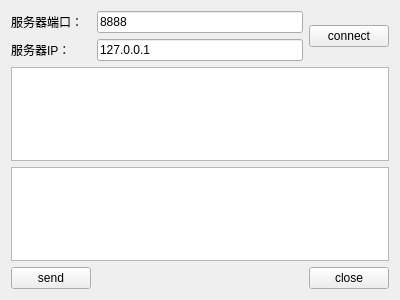
<?xml version="1.0" encoding="UTF-8"?>
<ui version="4.0">
 <class>ClientWidget</class>
 <widget class="QWidget" name="ClientWidget">
  <property name="geometry">
   <rect>
    <x>0</x>
    <y>0</y>
    <width>400</width>
    <height>300</height>
   </rect>
  </property>
  <property name="windowTitle">
   <string>Form</string>
  </property>
  <layout class="QGridLayout" name="gridLayout">
   <item row="3" column="0" colspan="3">
    <widget class="QTextEdit" name="textEditWrite"/>
   </item>
   <item row="1" column="1">
    <widget class="QLineEdit" name="lineEditIP">
     <property name="text">
      <string>127.0.0.1</string>
     </property>
    </widget>
   </item>
   <item row="4" column="0">
    <widget class="QPushButton" name="buttonSend">
     <property name="text">
      <string>send</string>
     </property>
    </widget>
   </item>
   <item row="4" column="2">
    <widget class="QPushButton" name="buttonClose">
     <property name="text">
      <string>close</string>
     </property>
    </widget>
   </item>
   <item row="0" column="1">
    <widget class="QLineEdit" name="lineEditPort">
     <property name="text">
      <string>8888</string>
     </property>
    </widget>
   </item>
   <item row="0" column="0">
    <widget class="QLabel" name="label">
     <property name="text">
      <string>服务器端口：</string>
     </property>
    </widget>
   </item>
   <item row="4" column="1">
    <spacer name="horizontalSpacer">
     <property name="orientation">
      <enum>Qt::Horizontal</enum>
     </property>
     <property name="sizeHint" stdset="0">
      <size>
       <width>217</width>
       <height>20</height>
      </size>
     </property>
    </spacer>
   </item>
   <item row="1" column="0">
    <widget class="QLabel" name="label_2">
     <property name="text">
      <string>服务器IP：</string>
     </property>
    </widget>
   </item>
   <item row="2" column="0" colspan="3">
    <widget class="QTextEdit" name="textEditRead">
     <property name="readOnly">
      <bool>true</bool>
     </property>
    </widget>
   </item>
   <item row="0" column="2" rowspan="2">
    <widget class="QPushButton" name="buttonConnect">
     <property name="text">
      <string>connect</string>
     </property>
    </widget>
   </item>
  </layout>
 </widget>
 <resources/>
 <connections/>
</ui>
